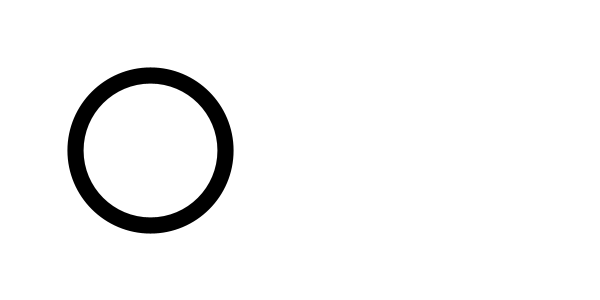
Frame 1 (no input)
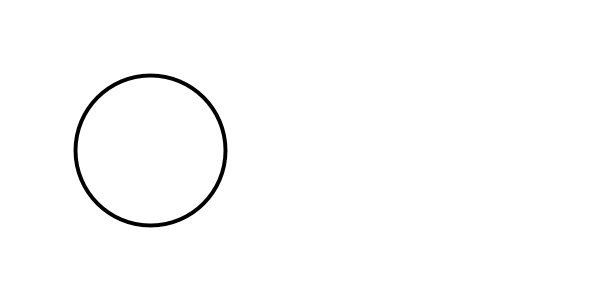
Frame 60 (the mouse pressed at the canvas centre just before this capture)
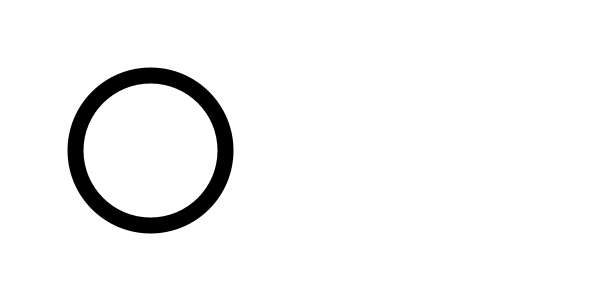
Frame 120 (the mouse held since frame 60 and released just before this capture)

The Processing sketch that drew these frames (run headless with seeded random() and noise(); from frame 60 on, the mouse is pressed at the canvas centre):

// Processing sketch: processing_181430
// ── processing_181430.pde



void setup() {  //setup function called initially, only once
  size(600, 300);
  background(255);  //set background white
  frameRate(10);
  
}

void draw() {  //draw function loops 
 
 background(255);
 noFill();
 strokeWeight(random(25));
 ellipse(150,150, 150, 150);
 
 
 
}
